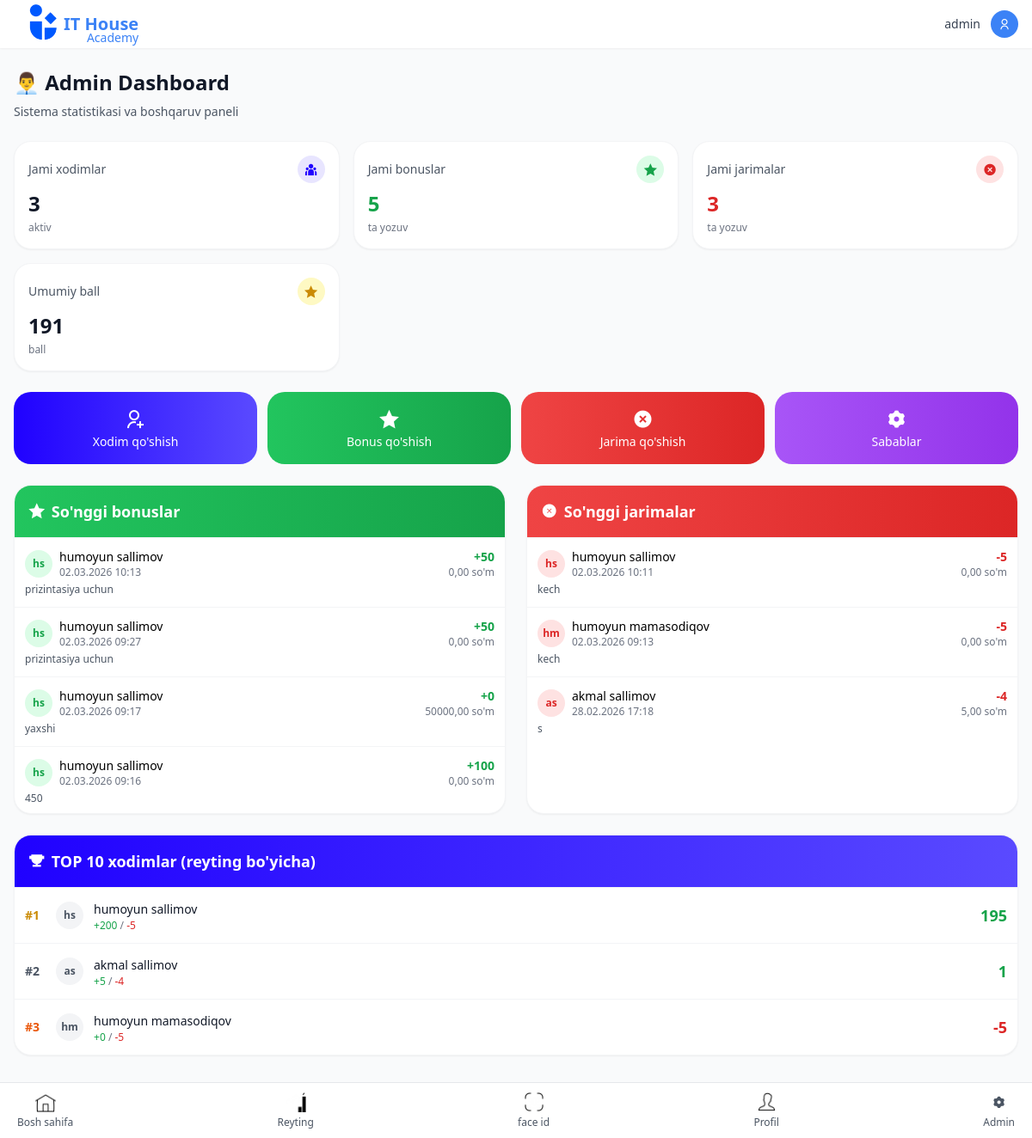
The page /admin-dashboard/ (signed in) on the database as committed earlier.
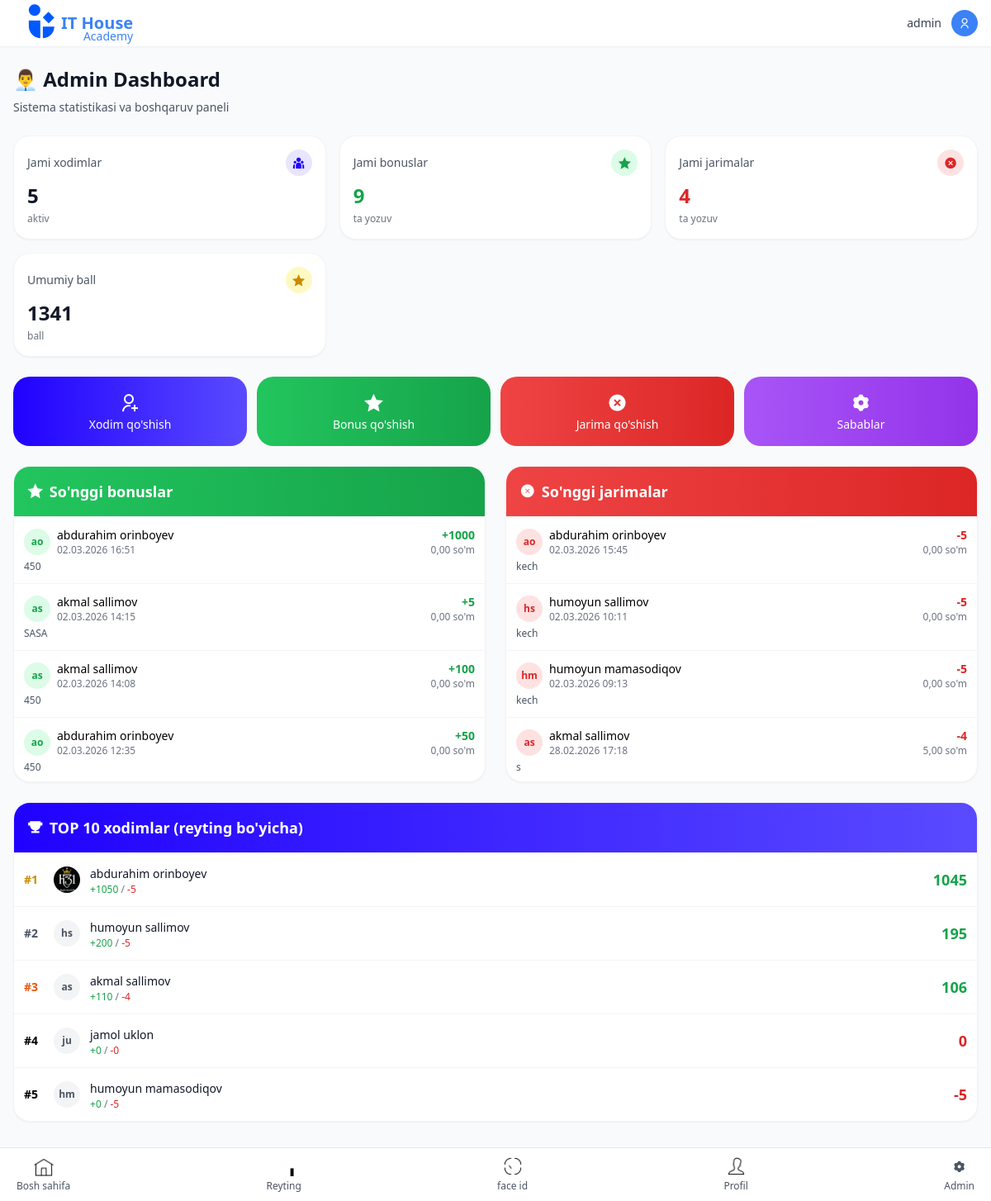
The same page on the database as committed later.
### main/models.py (models this page shows, shortened)
class BonusRecord(models.Model):
    xodim = models.ForeignKey(Xodim, on_delete=models.CASCADE, related_name='bonus_recordlari')
    sabab = models.ForeignKey(BonusSabab, on_delete=models.SET_NULL, null=True)
    pul_miqdori = models.DecimalField(max_digits=10, decimal_places=2)
    ball_miqdori = models.IntegerField()
    sana = models.DateTimeField(auto_now_add=True)
    izoh = models.TextField(blank=True)
    created_by = models.ForeignKey(User, on_delete=models.SET_NULL, null=True)
    class Meta:
        ordering = ['-sana']
        verbose_name = "Bonus yozuvi"
        verbose_name_plural = "Bonus yozuvlari"

class Xodim(models.Model):
    user = models.OneToOneField(User, on_delete=models.CASCADE, related_name='xodim')
    ism = models.CharField(max_length=100)
    familya = models.CharField(max_length=100)
    telefon = models.CharField(max_length=20)
    rasm = models.ImageField(upload_to='xodim_rasmlari/', null=True, blank=True)
    bonus_ball = models.IntegerField(default=0)
    bonus_pul = models.DecimalField(max_digits=12, decimal_places=2, default=0)
    jarima_ball = models.IntegerField(default=0)
    jarima_pul = models.DecimalField(max_digits=12, decimal_places=2, default=0)
    reyting_ball = models.IntegerField(default=0)
    reyting_pul = models.DecimalField(max_digits=12, decimal_places=2, default=0)
    created_at = models.DateTimeField(auto_now_add=True)
    updated_at = models.DateTimeField(auto_now=True)
    class Meta:
        ordering = ['-reyting_ball']
        verbose_name = "Xodim"
        verbose_name_plural = "Xodimlar"

class BonusSabab(models.Model):
    nom = models.CharField(max_length=200)
    pul_miqdori = models.DecimalField(max_digits=10, decimal_places=2, default=0)
    ball_miqdori = models.IntegerField(default=0)
    active = models.BooleanField(default=True)
    created_at = models.DateTimeField(auto_now_add=True)
    class Meta:
        verbose_name = "Bonus sababi"
        verbose_name_plural = "Bonus sabablari"

class JarimaRecord(models.Model):
    xodim = models.ForeignKey(Xodim, on_delete=models.CASCADE, related_name='jarima_recordlari')
    sabab = models.ForeignKey(JarimaSabab, on_delete=models.SET_NULL, null=True)
    pul_miqdori = models.DecimalField(max_digits=10, decimal_places=2)
    ball_miqdori = models.IntegerField()
    sana = models.DateTimeField(auto_now_add=True)
    izoh = models.TextField(blank=True)
    created_by = models.ForeignKey(User, on_delete=models.SET_NULL, null=True)
    class Meta:
        ordering = ['-sana']
        verbose_name = "Jarima yozuvi"
        verbose_name_plural = "Jarima yozuvlari"

class JarimaSabab(models.Model):
    nom = models.CharField(max_length=200)
    pul_miqdori = models.DecimalField(max_digits=10, decimal_places=2, default=0)
    ball_miqdori = models.IntegerField(default=0)
    active = models.BooleanField(default=True)
    created_at = models.DateTimeField(auto_now_add=True)
    class Meta:
        verbose_name = "Jarima sababi"
        verbose_name_plural = "Jarima sabablari"

### main/views.py (the view)
# urls.py: path('admin-dashboard/', views.admin_dashboard, name='admin_dashboard'),
@staff_member_required
def admin_dashboard(request):
    jami_xodimlar = Xodim.objects.count()
    jami_bonuslar = BonusRecord.objects.count()
    jami_jarimalar = JarimaRecord.objects.count()
    umumiy_ball = Xodim.objects.aggregate(Sum('reyting_ball'))['reyting_ball__sum'] or 0
    bugun = timezone.now().date()
    bugun_bonus = BonusRecord.objects.filter(sana__date=bugun).count()
    bugun_jarima = JarimaRecord.objects.filter(sana__date=bugun).count()
    bugun_qoshilgan = bugun_bonus + bugun_jarima
    faol_sabablar = BonusSabab.objects.filter(active=True).count() + JarimaSabab.objects.filter(active=True).count()
    oxirgi_bonuslar = BonusRecord.objects.select_related('xodim', 'sabab').order_by('-sana')[:10]
    oxirgi_jarimalar = JarimaRecord.objects.select_related('xodim', 'sabab').order_by('-sana')[:10]
    top_xodimlar = Xodim.objects.all().order_by('-reyting_ball')[:10]
    context = {
        'jami_xodimlar': jami_xodimlar,
        'jami_bonuslar': jami_bonuslar,
        'jami_jarimalar': jami_jarimalar,
        'umumiy_ball': umumiy_ball,
        'bugun_qoshilgan': bugun_qoshilgan,
        'faol_sabablar': faol_sabablar,
        'oxirgi_bonuslar': oxirgi_bonuslar,
        'oxirgi_jarimalar': oxirgi_jarimalar,
        'top_xodimlar': top_xodimlar,
    }
    return render(request, 'main/admin_dashboard.html', context)

### main/templates/main/admin_dashboard.html (shortened to what the changed rows need)
{% extends 'base.html' %}
{% block content %}
<div class="mb-6">
    <h2 class="text-2xl font-bold text-gray-900 mb-2">👨‍💼 Admin Dashboard</h2>
</div>
<div class="grid grid-cols-2 md:grid-cols-3 gap-4 mb-6">
    <div class="bg-white rounded-xl p-4 shadow-sm border border-gray-100">
        <div class="flex items-center justify-between mb-2">
            <span class="text-sm text-gray-600">Jami xodimlar</span>
            <div class="w-8 h-8 bg-[#2001FF]/10 rounded-full flex items-center justify-center">
            </div>
        </div>
        <div class="text-2xl font-bold text-gray-900">{{ jami_xodimlar }}</div>
        <div class="text-xs text-gray-500 mt-1">aktiv</div>
    </div>
    <div class="bg-white rounded-xl p-4 shadow-sm border border-gray-100">
        <div class="flex items-center justify-between mb-2">
            <span class="text-sm text-gray-600">Jami bonuslar</span>
            <div class="w-8 h-8 bg-green-100 rounded-full flex items-center justify-center">
            </div>
        </div>
        <div class="text-2xl font-bold text-green-600">{{ jami_bonuslar }}</div>
        <div class="text-xs text-gray-500 mt-1">ta yozuv</div>
    </div>
    <div class="bg-white rounded-xl p-4 shadow-sm border border-gray-100">
        <div class="flex items-center justify-between mb-2">
            <span class="text-sm text-gray-600">Jami jarimalar</span>
            <div class="w-8 h-8 bg-red-100 rounded-full flex items-center justify-center">
            </div>
        </div>
        <div class="text-2xl font-bold text-red-600">{{ jami_jarimalar }}</div>
        <div class="text-xs text-gray-500 mt-1">ta yozuv</div>
    </div>
    <div class="bg-white rounded-xl p-4 shadow-sm border border-gray-100">
        <div class="flex items-center justify-between mb-2">
            <span class="text-sm text-gray-600">Umumiy ball</span>
            <div class="w-8 h-8 bg-yellow-100 rounded-full flex items-center justify-center">
            </div>
        </div>
        <div class="text-2xl font-bold text-gray-900">{{ umumiy_ball }}</div>
        <div class="text-xs text-gray-500 mt-1">ball</div>
    </div>
</div>
<div class="grid grid-cols-1 lg:grid-cols-2 gap-6 mb-6">
    <div class="bg-white rounded-xl shadow-sm border border-gray-100 overflow-hidden">
        <div class="divide-y divide-gray-100 max-h-80 overflow-y-auto">
            {% for bonus in oxirgi_bonuslar %}
            <div class="p-3 hover:bg-green-50 transition-colors">
                <div class="flex items-center justify-between">
                    <div class="flex items-center gap-2">
                        <div class="w-8 h-8 bg-green-100 rounded-full flex items-center justify-center">
                            <span class="text-xs font-bold text-green-600">{{ bonus.xodim.ism|first }}{{ bonus.xodim.familya|first }}</span>
                        </div>
                        <div>
                            <div class="text-sm font-medium">{{ bonus.xodim.ism }} {{ bonus.xodim.familya }}</div>
                            <div class="text-xs text-gray-500">{{ bonus.sana|date:"d.m.Y H:i" }}</div>
                        </div>
                    </div>
                    <div class="text-right">
                        <div class="text-sm font-semibold text-green-600">+{{ bonus.ball_miqdori }}</div>
                        <div class="text-xs text-gray-500">{{ bonus.pul_miqdori }} so'm</div>
                    </div>
                </div>
                <div class="mt-1 text-xs text-gray-600">{{ bonus.sabab.nom|default:"Sababsiz" }}</div>
            </div>
            {% empty %}
            <div class="p-4 text-center text-gray-500">
                <i class="ri-inbox-line text-3xl mb-2"></i>
                <p>Hali bonuslar yo'q</p>
            </div>
            {% endfor %}
        </div>
    </div>
    <div class="bg-white rounded-xl shadow-sm border border-gray-100 overflow-hidden">
        <div class="divide-y divide-gray-100 max-h-80 overflow-y-auto">
            {% for jarima in oxirgi_jarimalar %}
            <div class="p-3 hover:bg-red-50 transition-colors">
                <div class="flex items-center justify-between">
                    <div class="flex items-center gap-2">
                        <div class="w-8 h-8 bg-red-100 rounded-full flex items-center justify-center">
                            <span class="text-xs font-bold text-red-600">{{ jarima.xodim.ism|first }}{{ jarima.xodim.familya|first }}</span>
                        </div>
                        <div>
                            <div class="text-sm font-medium">{{ jarima.xodim.ism }} {{ jarima.xodim.familya }}</div>
                            <div class="text-xs text-gray-500">{{ jarima.sana|date:"d.m.Y H:i" }}</div>
                        </div>
                    </div>
                    <div class="text-right">
                        <div class="text-sm font-semibold text-red-600">-{{ jarima.ball_miqdori }}</div>
                        <div class="text-xs text-gray-500">{{ jarima.pul_miqdori }} so'm</div>
                    </div>
                </div>
                <div class="mt-1 text-xs text-gray-600">{{ jarima.sabab.nom|default:"Sababsiz" }}</div>
            </div>
            {% empty %}
            <div class="p-4 text-center text-gray-500">
                <i class="ri-inbox-line text-3xl mb-2"></i>
                <p>Hali jarimalar yo'q</p>
            </div>
            {% endfor %}
        </div>
    </div>
</div>
<div class="bg-white rounded-xl shadow-sm border border-gray-100 overflow-hidden">
    <div class="divide-y divide-gray-100">
        {% for xodim in top_xodimlar %}
        <div class="p-3 hover:bg-gray-50 transition-colors">
            <div class="flex items-center justify-between">
                <div class="flex items-center gap-3">
                    <span class="w-6 text-sm font-bold {% if forloop.counter == 1 %}text-yellow-600{% elif forloop.counter == 2 %}text-gray-600{% elif forloop.counter == 3 %}text-orange-600{% endif %}">
                        #{{ forloop.counter }}
                    </span>
                    <div class="w-8 h-8 bg-gray-100 rounded-full flex items-center justify-center overflow-hidden">
                        {% if xodim.rasm and xodim.rasm.url %}
                            <img src="{{ xodim.rasm.url }}" alt="{{ xodim.ism }}" class="w-full h-full object-cover">
                        {% else %}
                            <span class="text-xs font-bold text-gray-600">{{ xodim.ism|first }}{{ xodim.familya|first }}</span>
                        {% endif %}
                    </div>
                    <div>
                        <a href="{% url 'xodim_detail' xodim.id %}" class="text-sm font-medium text-gray-900 hover:text-[#2001FF]">
                            {{ xodim.ism }} {{ xodim.familya }}
                        </a>
                        <div class="text-xs text-gray-500">
                            <span class="text-green-600">+{{ xodim.bonus_ball }}</span> /
                            <span class="text-red-600">-{{ xodim.jarima_ball }}</span>
                        </div>
                    </div>
                </div>
                <div class="text-right">
                    <div class="text-lg font-semibold {% if xodim.reyting_ball > 0 %}text-green-600{% else %}text-red-600{% endif %}">
                        {{ xodim.reyting_ball }}
                    </div>
                </div>
            </div>
        </div>
        {% endfor %}
    </div>
</div>
{% endblock %}

Rows that differ between the two databases and show on the page:
no longer on this page (row unchanged): BonusRecord: xodim.ism|first "h", xodim.familya|first "s", xodim.ism "humoyun", xodim.familya "sallimov", sana "02.03.2026 10:13", ball_miqdori "50", pul_miqdori "0,00", sabab.nom "prizintasiya uchun"
no longer on this page (row unchanged): BonusRecord: xodim.ism|first "h", xodim.familya|first "s", xodim.ism "humoyun", xodim.familya "sallimov", sana "02.03.2026 09:27", ball_miqdori "50", pul_miqdori "0,00", sabab.nom "prizintasiya uchun"
no longer on this page (row unchanged): BonusRecord: xodim.ism|first "h", xodim.familya|first "s", xodim.ism "humoyun", xodim.familya "sallimov", sana "02.03.2026 09:17", ball_miqdori "0", pul_miqdori "50000,00", sabab.nom "yaxshi"
no longer on this page (row unchanged): BonusRecord: xodim.ism|first "h", xodim.familya|first "s", xodim.ism "humoyun", xodim.familya "sallimov", sana "02.03.2026 09:16", ball_miqdori "100", pul_miqdori "0,00", sabab.nom "450"
added BonusRecord: xodim.ism|first "a", xodim.familya|first "o", xodim.ism "abdurahim", xodim.familya "orinboyev", sana "02.03.2026 16:51", ball_miqdori "1000", pul_miqdori "0,00", sabab.nom "450"
added BonusRecord: xodim.ism|first "a", xodim.familya|first "s", xodim.ism "akmal", xodim.familya "sallimov", sana "02.03.2026 14:15", ball_miqdori "5", pul_miqdori "0,00", sabab.nom "SASA"
added BonusRecord: xodim.ism|first "a", xodim.familya|first "s", xodim.ism "akmal", xodim.familya "sallimov", sana "02.03.2026 14:08", ball_miqdori "100", pul_miqdori "0,00", sabab.nom "450"
added BonusRecord: xodim.ism|first "a", xodim.familya|first "o", xodim.ism "abdurahim", xodim.familya "orinboyev", sana "02.03.2026 12:35", ball_miqdori "50", pul_miqdori "0,00", sabab.nom "450"
added JarimaRecord: xodim.ism|first "a", xodim.familya|first "o", xodim.ism "abdurahim", xodim.familya "orinboyev", sana "02.03.2026 15:45", ball_miqdori "5", pul_miqdori "0,00", sabab.nom "kech"
added Xodim: rasm (picture), ism "abdurahim", familya "orinboyev", bonus_ball "1050", jarima_ball "5", reyting_ball "1045"
changed Xodim "akmal": bonus_ball "5" → "110"; reyting_ball "1" → "106"
added Xodim: ism|first "j", familya|first "u", ism "jamol", familya "uklon", bonus_ball "0", jarima_ball "0", reyting_ball "0"
Other text that changed with them:
{{ jami_xodimlar }}: "3" → "5"
{{ jami_bonuslar }}: "5" → "9"
{{ jami_jarimalar }}: "3" → "4"
{{ umumiy_ball }}: "191" → "1341"
